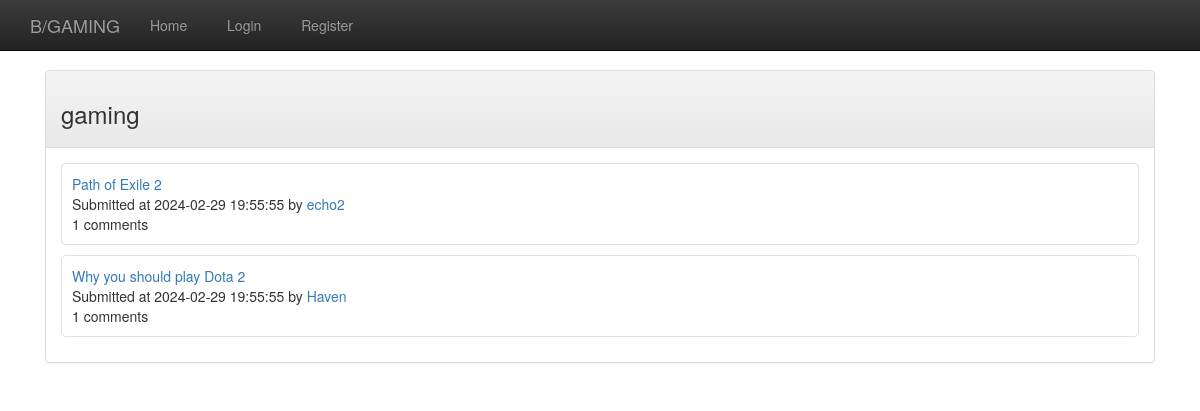
The page /index.php?pageID=b/gaming on the database its author committed.
### tables this page shows
CREATE TABLE IF NOT EXISTS `board` (
  `Id` int(11) unsigned NOT NULL AUTO_INCREMENT,
  `Name` varchar(45) NOT NULL,
  `Founder` int(10) unsigned NOT NULL,
  `TimeCreated` datetime NOT NULL DEFAULT current_timestamp(),
  `Rules` text DEFAULT NULL,
  PRIMARY KEY (`Id`),
  UNIQUE KEY `unique_name` (`Name`),
  KEY `board_user_FK` (`Founder`),
  CONSTRAINT `board_user_FK` FOREIGN KEY (`Founder`) REFERENCES `user` (`Id`)
);

### models/panelContent/anonymous/AnonBoard.php (called while the page is built, shortened)
<?php
class AnonBoard extends PanelModel
{
    function __construct($user, $db, $postArray, $pageTitle, $pageHead, $pageID)
    {
        parent::__construct($user, $db, $postArray, $pageTitle, $pageHead, $pageID);
    }
    public function setPanelHead_1()
    {
        $board_name = explode('/', $this->pageID)[1];
        $bt = new BoardTable($this->db);
        $board_id = $bt->get_id_by_name($board_name);
        $board = $bt->get_by_id($board_id);
        $this->panelHead_1 = htmlGen\board\header($board,$this->user);
    }
    public function setPanelContent_1()
    {
        $board_name = explode('/', $this->pageID)[1];
        $bt = new BoardTable($this->db);
        $pt = new PostTable($this->db);
        $board_id = $bt->get_id_by_name($board_name);
        $posts = $pt->get_by_board($board_id);
        if ($posts) $this->panelContent_1 = htmlGen\board\post_list($posts,$this->user);
    }
}

### classlib/baseClasses/PanelModel.php (called while the page is built, shortened)
<?php
abstract class PanelModel implements PanelModelInterface {
    function __construct($user,$db,$postArray,$pageTitle,$pageHead,$pageID) {
        $this->setPanelHead_1();
        $this->setPanelContent_1();
    }
}

### classlib/baseClasses/Controller.php (called while the page is built, shortened)
<?php
abstract class Controller implements ControllerInterface{
    public function run() {
        $this->updateView();
    }
}

### classlib/system/Board.php (called while the page is built, shortened)
<?php
class Board {
    private $name;
    public function name() { return $this->name; }
    public function __construct($row) {
        $this->name = $row['name'];
    }
}

### classlib/baseClasses/TableEntity.php (called while the page is built, shortened)
<?php
class TableEntity {
    function __construct ($databaseConnection,$tableName){
        $this->db=$databaseConnection;
    }
}

### classlib/entities/BoardTable.php (called while the page is built, shortened)
<?php
class BoardTable extends TableEntity {
    public function get_by_id($board_id) {
        $this->SQL = "
            SELECT
                b.Id as 'id',
                b.Name as 'name',
                u.Id as 'founder_id',
                u.Username as 'founder_name',
                b.TimeCreated as 'time_created',
                b.Rules as 'rules'
            FROM
                board b
                INNER JOIN
                user u ON b.Founder = u.Id
            WHERE b.Id = $board_id
        ";
        try { $rs = $this->db->query($this->SQL); }
        catch (mysqli_sql_exception $e) {
            $this->MySQLiErrorNr=$e->getCode();
            $this->MySQLiErrorMsg=$e->getMessage();
            return false;
        }
        if ($rs) {
            return new Board($rs->fetch_assoc());
        }
        else return false;
    }
    public function get_id_by_name($board_name) {
        $this->SQL = "
            SELECT b.Id
            FROM board b
            WHERE b.Name='$board_name'
        ";
        try { $rs = $this->db->query($this->SQL); }
        catch (mysqli_sql_exception $e) {
            $this->MySQLiErrorNr=$e->getCode();
            $this->MySQLiErrorMsg=$e->getMessage();
            return false;
        }
        if ($row = $rs->fetch_assoc()) {
            return $row['Id'];
        }
        else return false;
    }
}

### classlib/system/Post.php (called while the page is built, shortened)
<?php
class Post {
    private $id;
    public function id() { return $this->id; }
    private $author_name;
    public function author_name() { return $this->author_name; }
    public function __construct($row) {
        $this->id = $row['id'];
        $this->author_name = $row['author_name'];
    }
}

### classlib/entities/PostTable.php (called while the page is built, shortened)
<?php
class PostTable extends TableEntity {
    public function get_by_board($board_id) {
        $this->SQL = "
            SELECT
                p.Id as 'id',
                b.Id as 'board_id',
                b.Name as 'board_name',
                u.Id as 'author_id',
                u.Username as 'author_name',
                p.TimeCreated as 'time_created',
                p.Title as 'title',
                p.Content as 'content',
                p.Pinned as 'pinned',
                c.CommentCount AS 'comment_count'
            FROM
                visible_post p
                INNER JOIN
                user u ON p.Author = u.Id
                INNER JOIN
                board b ON p.Board = b.Id
                LEFT JOIN (
                    SELECT `Post`, COUNT(Id) AS `CommentCount`
                    FROM submission
                    WHERE `Type` = 1
                    GROUP BY post
                ) c ON p.Id = c.Post
            WHERE b.Id = $board_id
            ORDER BY p.TimeCreated DESC
        ";
        try { $rs = $this->db->query($this->SQL); }
        catch (mysqli_sql_exception $e) {
            $this->MySQLiErrorNr=$e->getCode();
            $this->MySQLiErrorMsg=$e->getMessage();
            echo $this->MySQLiErrorNr;
            echo $this->MySQLiErrorMsg;
            return false;
        }
        if ($rs) {
            $posts = [];
            while($row = $rs->fetch_assoc()) {
                $posts[] = new Post($row);
            }
            return $posts;
        }
        else return false;
    }
}

### classlib/helperClasses/htmlGenPost.php (the view, shortened to what this page needs)
<?php
function card($post) {
    $o = '<div class="post-card">';
    $o.= '<p><a href='.$_SERVER['PHP_SELF'].'?pageID='.$_GET['pageID'].'/'.$post->id().'>';
    $o.= $post->title();
    $o.= '</a></p>';
    $o.= '<p>';
    $o.= 'Submitted at '.$post->time_created().' by ';
    $o.= '<a href="index.php?pageID=user/'.$post->author_name().'">';
    $o .= $post->author_name();
    $o .= '</a>';
    $o.= '</p>';
    $o.= '<p>';
    $o.= ' '.$post->comment_count().' comments';
    $o.= '</p>';
    $o.= '</div>';
    $o .= '';
    return $o;
}

### classlib/helperClasses/htmlGenBoard.php (shortened to what this page needs)
<?php
function header($board, $requesting_user) {
    $o = '<div class="board-header">';
    $o.= '<h3>'.$board->name().'</h3>';
    $o.= '';
    $o.= '</div>';
    return $o;
}
function post_list($posts, $requesting_user) {
    $o = '<ul class="post-list">';
    foreach ($posts as $p) {
        $o.= '<li class="post-card-container">';
        $o.= \htmlGen\post\card($p);
        $o.= '</li>';
    }
    $o.= '</ul>';
    $o.= '';
    return $o;
}

### CSS/Post.css (style rules this page uses)
.post-list { list-style-type: none; margin: 0; padding: 0; }
.post-card-container { border: 1px solid #e1e1e1; border-radius: 5px; margin: 0 0 10px 0; padding: 10px; }
.post-card p { padding: 0; margin: 0; }

### views/view_navbar_1_panel.php (style rules this page uses)
body { padding-top: 70px; }

### rows shown on the page
board: Name "gaming", value "Path of Exile 2 Submitted at 2024-02-29 19:55:55 by echo2 1 comments", value "Why you should play Dota 2 Submitted at 2024-02-29 19:55:55 by Haven 1 comments"

### other values the page prints
$pageHeading "B/GAMING"
